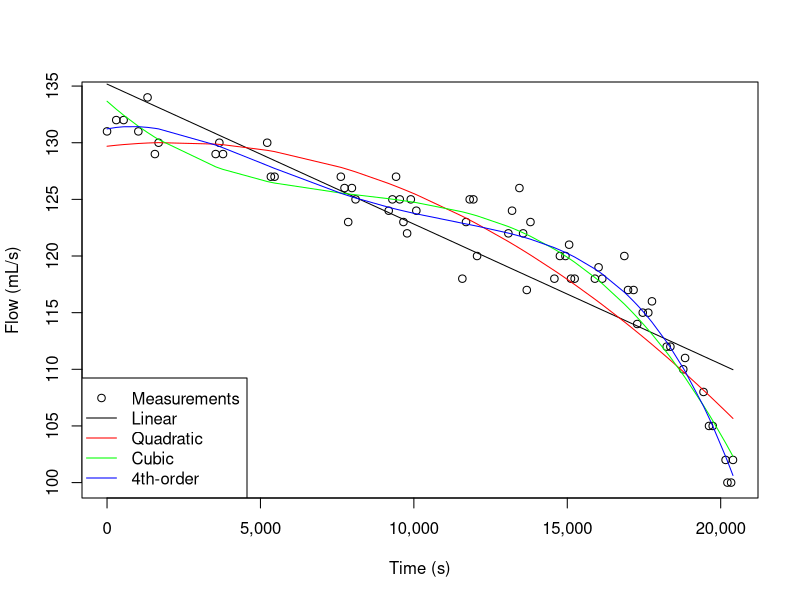

This chart was generated by the following R code:
# flows in ml/s: 
flow <- c(131, 132, 132, 131, 134, 129, 130, 129, 130, 129, 130, 127, 127, 127, 126, 123, 126, 125, 124, 125, 127, 125, 123, 122, 125, 124, 118, 123, 125, 125, 120, 122, 124, 126, 122, 117, 123, 118, 120, 120, 121, 118, 118, 118, 119, 118, 120, 117, 117, 114, 115, 115, 116, 112, 112, 110, 111, 108, 105, 105, 102, 100, 100, 102)

# times in fractional hrs of day:  
time <- c(12.13333, 12.21667, 12.28333, 12.41667, 12.5, 12.56667, 12.6, 13.11667, 13.15, 13.18333, 13.58333, 13.61667, 13.65, 14.25, 14.28333, 14.31667, 14.35, 14.38333, 14.68333, 14.71667, 14.75, 14.78333, 14.81667, 14.85, 14.88333, 14.93333, 15.35, 15.38333, 15.41667, 15.45, 15.48333, 15.76667, 15.8, 15.86667, 15.9, 15.93333, 15.96667, 16.18333, 16.23333, 16.28333, 16.31667, 16.33333, 16.36667, 16.55, 16.58333, 16.61667, 16.81667, 16.85, 16.9, 16.93333, 16.98333, 17.03333, 17.06667, 17.2, 17.23333, 17.35, 17.36667, 17.53333, 17.58333, 17.61667, 17.73333, 17.75, 17.78333, 17.8)

#flow start time:
t_0 <- 11.59166667

#time at which flume was drained to top of test-array holding basin
t_b <- 16.96666667

#time at which basin was drained
t_f <- 17.825

#polynomial model fits:
fits <- lapply(1:4, function(x) {lm(flow ~ poly(time, x, raw = TRUE))})

#finite integral calculator
poly_fin_integr <- function(model,lim1,lim2) {
  sum(coefficients(model)/(1:length(coefficients(model)))*
        lim2^(1:length(coefficients(model))))-
  sum(coefficients(model)/(1:length(coefficients(model)))*
        lim1^(1:length(coefficients(model))))
}

estimates <- lapply(fits, function(x) poly_fin_integr(x, lim1 = t_0, lim2 = t_b))

#convert from mL/s*h to cubic m: 1 mL/s*h = 3600 mL = 3.6 L = 0.0036 cubic m

estimates <- unlist(estimates)*.0036

names(estimates) <- c("linear", "quadratic", "cubic", "4th order")

time2 <- (time - min(time))*3600

plot(time2, flow, xlab = "Time (s)", ylab = "Flow (mL/s)", xaxt = "n")
lines(time2, coef(fits[[1]])[1] + coef(fits[[1]])[2]*time)
lines(time2, coef(fits[[2]])[1] + coef(fits[[2]])[2]*time + coef(fits[[2]])[3]*(time^2), col = "red")
lines(time2, coef(fits[[3]])[1] + coef(fits[[3]])[2]*time + coef(fits[[3]])[3]*(time^2) + coef(fits[[3]])[4]*(time^3), col = "green")
lines(time2, coef(fits[[4]])[1] + coef(fits[[4]])[2]*time + coef(fits[[4]])[3]*(time^2) + coef(fits[[4]])[4]*(time^3) + coef(fits[[4]])[5]*(time^4), col = "blue")
legend("bottomleft", 
       legend = c("Measurements","Linear", "Quadratic", "Cubic", "4th-order"),
       col = c("black","black","red","green", "blue"),
       pch = c(1,NA,NA,NA,NA),
       lty = c(NA,1,1,1,1))
axis(1, at = seq(0,20000,by = 5000), labels = formatC(seq(0,20000,by = 5000), big.mark = ",", format = "d"))

estimates
